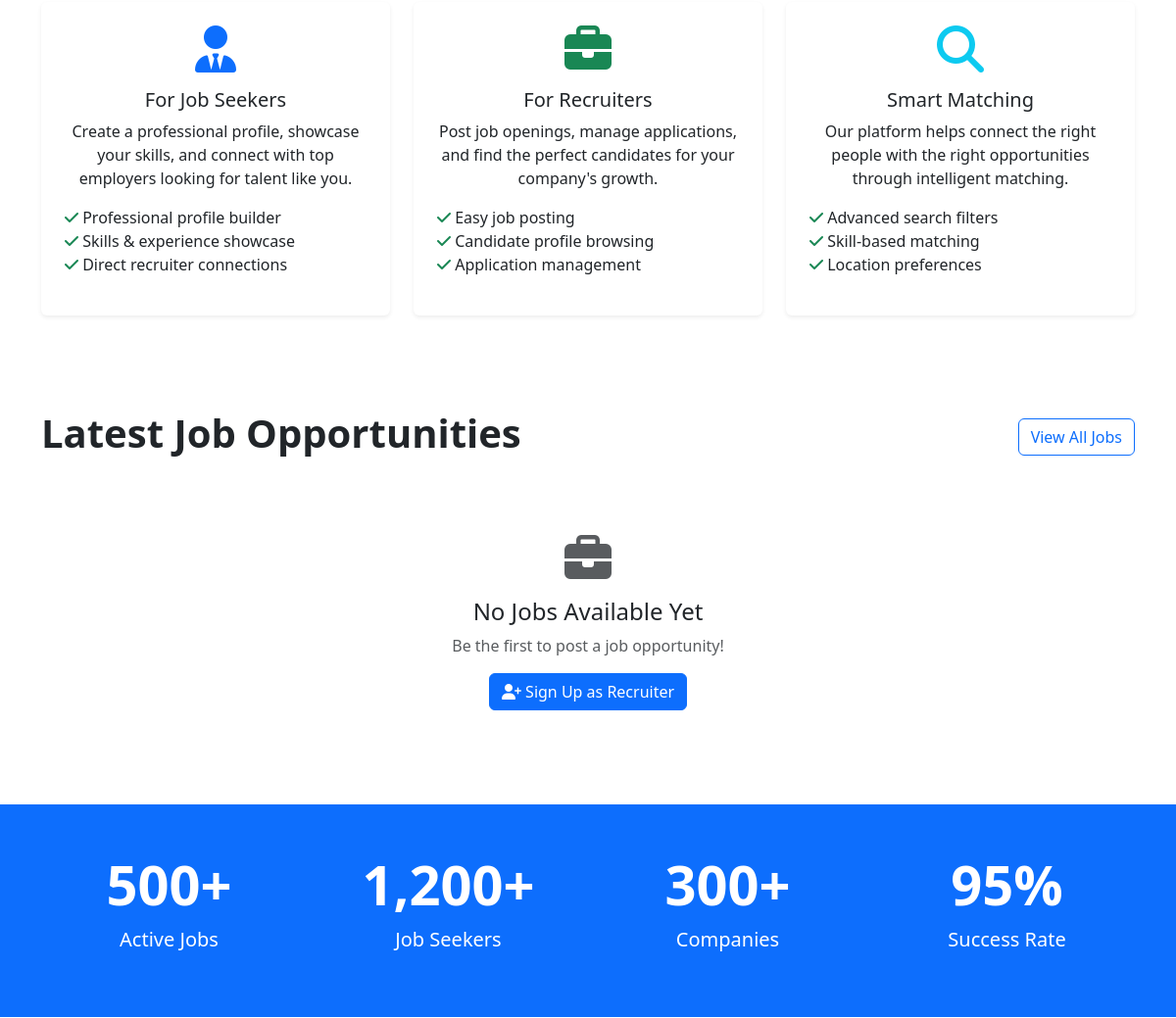
The app's page / (middle part), older data.
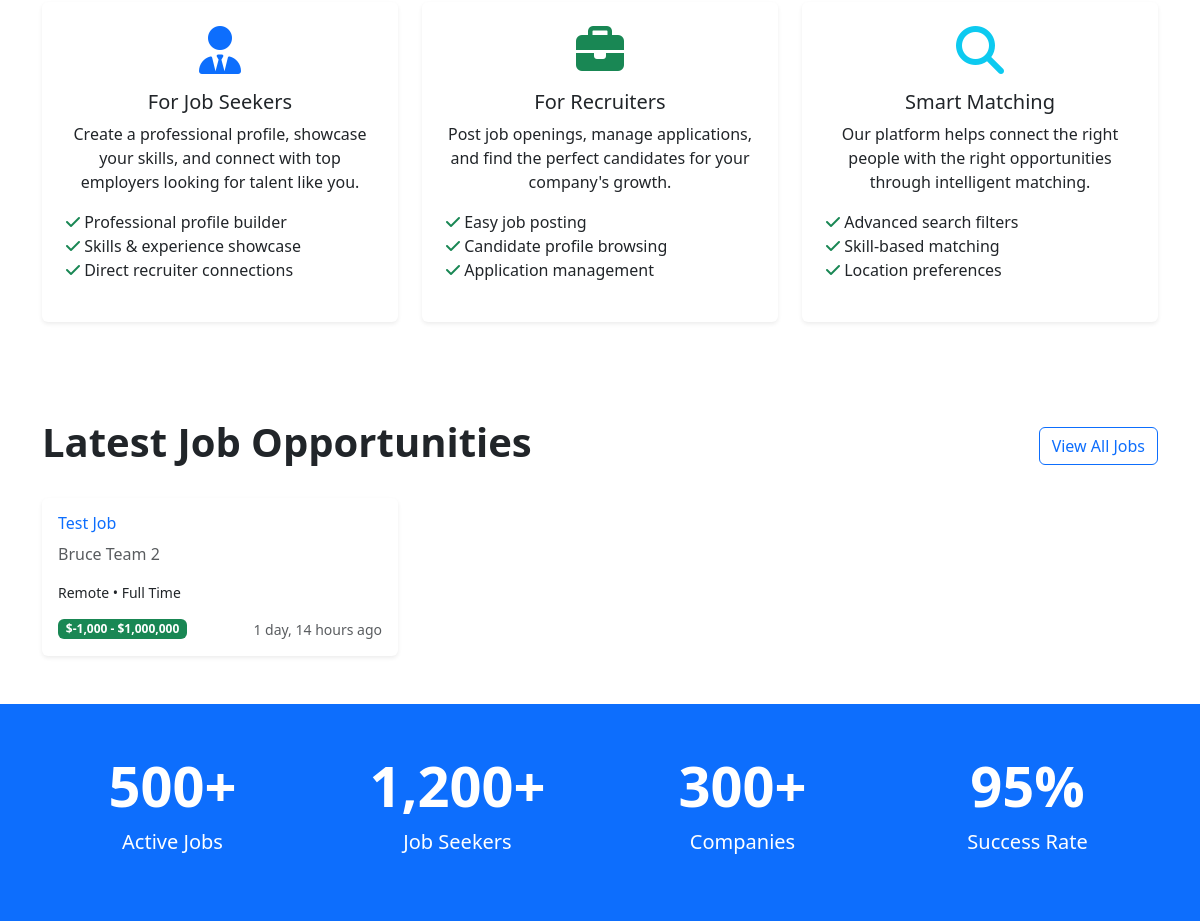
The same page, newer data.
### jobs/models.py (models this page shows, shortened)
class Job(models.Model):
    JOB_TYPES = [
        ('full-time', 'Full Time'),
        ('part-time', 'Part Time'),
        ('contract', 'Contract'),
        ('internship', 'Internship'),
        ('freelance', 'Freelance'),
    ]
    EXPERIENCE_LEVELS = [
        ('entry', 'Entry Level'),
        ('mid', 'Mid Level'),
        ('senior', 'Senior Level'),
        ('executive', 'Executive'),
    ]
    title = models.CharField(max_length=200)
    company = models.CharField(max_length=200)
    location = models.CharField(max_length=200)
    job_type = models.CharField(max_length=20, choices=JOB_TYPES, default='full-time')
    experience_level = models.CharField(max_length=20, choices=EXPERIENCE_LEVELS, default='entry')
    salary_min = models.DecimalField(max_digits=10, decimal_places=2, null=True, blank=True)
    salary_max = models.DecimalField(max_digits=10, decimal_places=2, null=True, blank=True)
    description = models.TextField()
    requirements = models.TextField()
    benefits = models.TextField(blank=True)
    posted_by = models.ForeignKey(User, on_delete=models.CASCADE, related_name='posted_jobs')
    created_at = models.DateTimeField(default=timezone.now)
    updated_at = models.DateTimeField(auto_now=True)
    is_active = models.BooleanField(default=True)
    application_deadline = models.DateField(null=True, blank=True)
    class Meta:
        ordering = ['-created_at']
    @property
    def salary_range(self):
        if self.salary_min and self.salary_max:
            return f"${self.salary_min:,.0f} - ${self.salary_max:,.0f}"
        elif self.salary_min:
            return f"${self.salary_min:,.0f}+"
        elif self.salary_max:
            return f"Up to ${self.salary_max:,.0f}"
        else:
            return "Salary not specified"

### home/views.py (the view)
# urls.py: path('', views.index, name='home.index'),
def index(request):
    try:
        recent_jobs = Job.objects.filter(is_active=True).order_by('-created_at')[:3]
    except:
        recent_jobs = []
    template_data = {
        'title': 'JobSite - Find Your Dream Job or Perfect Candidate',
        'recent_jobs': recent_jobs,
    }
    return render(request, 'home/index.html', {'template_data': template_data})

### home/templates/home/index.html (shortened to what the changed rows need)
{% extends 'base.html' %}
{% block content %}
<div class="py-5">
  <div class="container">
    <div class="row">
      <div class="col-12">
        <div class="d-flex justify-content-between align-items-center mb-4">
          <h2 class="display-6 fw-bold">Latest Job Opportunities</h2>
        </div>
        <div class="row g-4">
          {% if template_data.recent_jobs %}
            {% for job in template_data.recent_jobs %}
            <div class="col-md-6 col-lg-4">
              <div class="card h-100 border-0 shadow-sm">
                <div class="card-body">
                  <h6 class="card-title text-primary">
                    <a href="{% url 'jobs.detail' job.id %}" class="text-decoration-none">{{ job.title }}</a>
                  </h6>
                  <p class="card-text text-muted">{{ job.company }}</p>
                  <p class="card-text small">{{ job.location }} • {{ job.get_job_type_display }}</p>
                  <div class="d-flex justify-content-between align-items-center">
                    <span class="badge bg-success">{{ job.salary_range }}</span>
                    <small class="text-muted">{{ job.created_at|timesince }} ago</small>
                  </div>
                </div>
              </div>
            </div>
            {% endfor %}
          {% else %}
            <div class="col-12">
              <div class="text-center py-5">
                <i class="fas fa-briefcase fa-3x text-muted mb-3"></i>
                <h4>No Jobs Available Yet</h4>
                <p class="text-muted">Be the first to post a job opportunity!</p>
                <a href="{% url 'accounts.signup' %}" class="btn btn-primary">
                  <i class="fas fa-user-plus"></i> Sign Up as Recruiter
                </a>
              </div>
            </div>
          {% endif %}
        </div>
      </div>
    </div>
  </div>
</div>
{% endblock content %}

Row changes from the older to the newer data that the page shows:
added Job: title "Test Job", company "Bruce Team 2", location "Remote", job_type "Full Time", salary_range "$-1,000 - $1,000,000", created_at "1 day, 14 hours"
Text that changed along with them:
text no longer shown: "No Jobs Available Yet Be the first to post a job opportunity! Sign Up as Recruiter"
